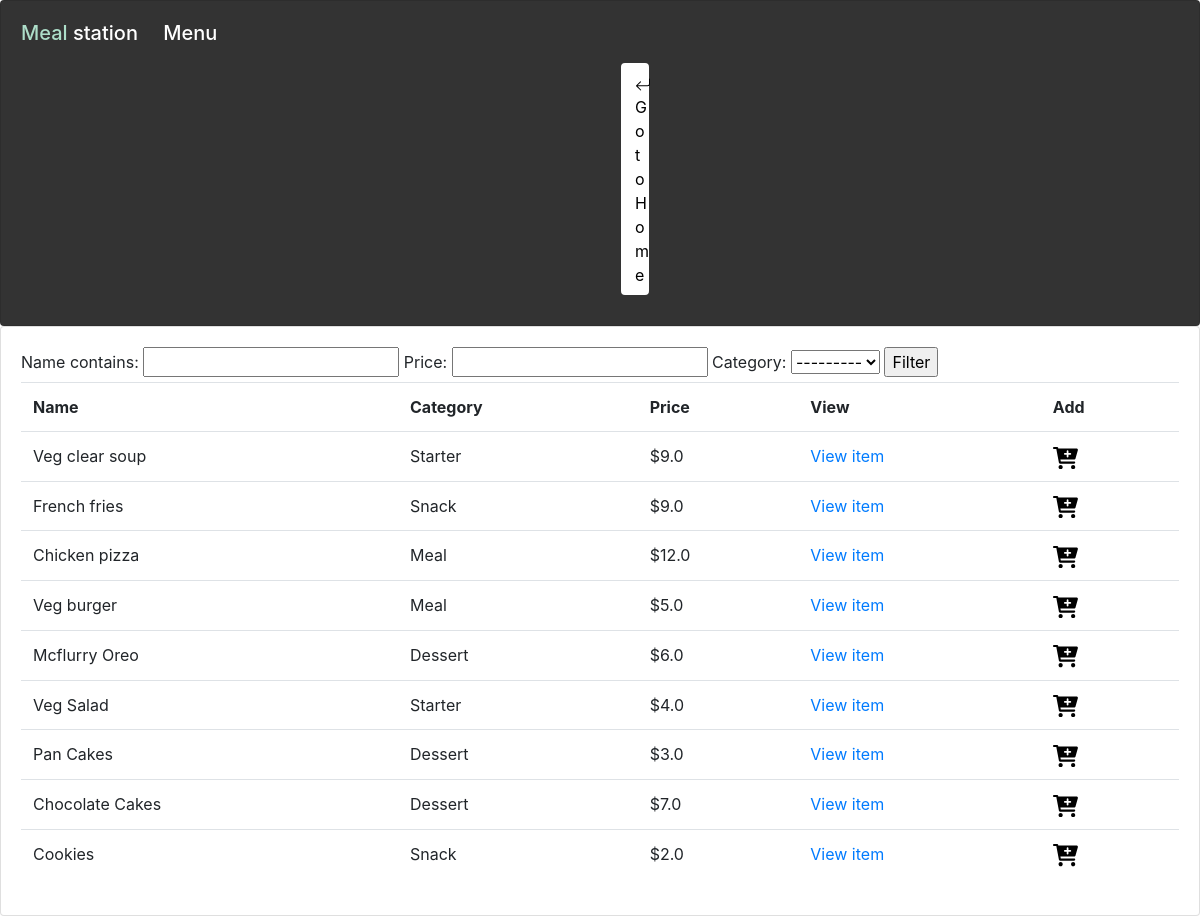
The page /products/ (signed in) on the database as committed earlier.
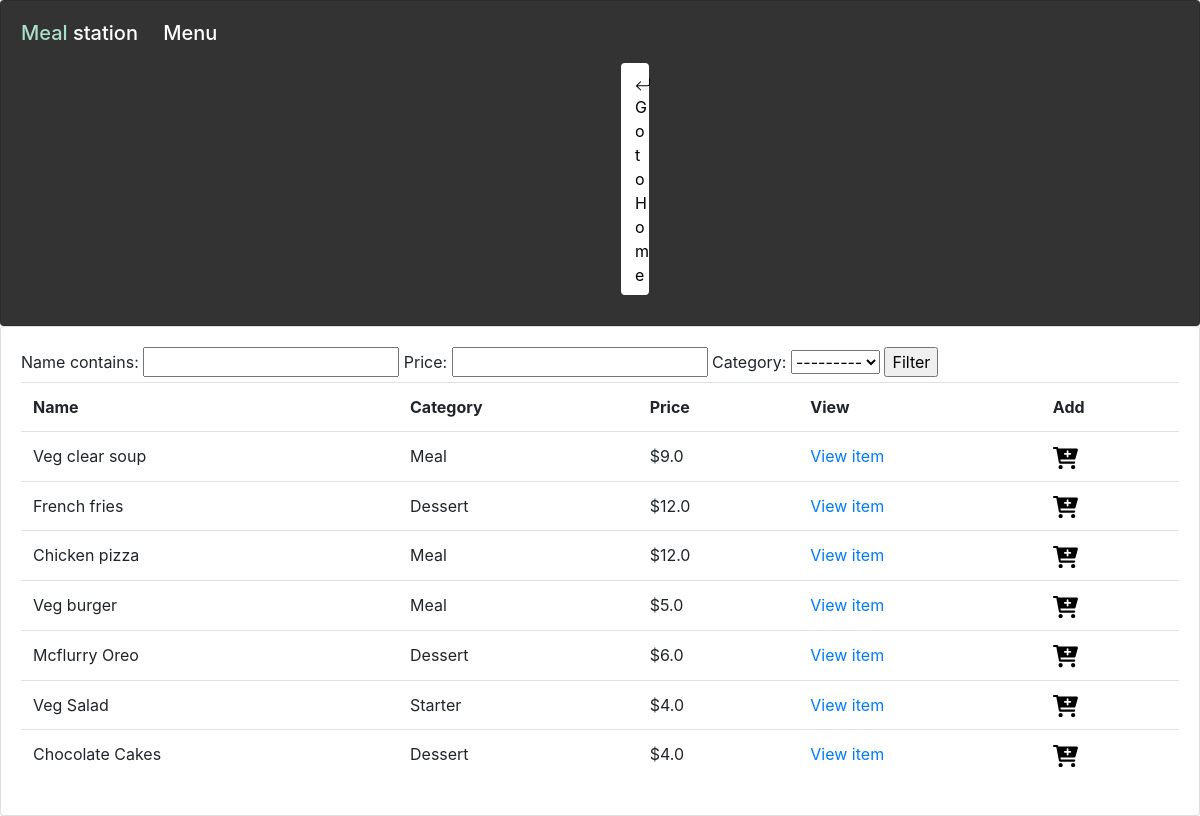
The same page on the database as committed later.
### home/models.py (models this page shows, shortened)
class Product(models.Model):
    CATEGORY=(
        ('Starter','Starter'),
        ('Meal','Meal'),
        ('Dessert','Dessert'),
        ('Snack','Snack'),
    )
    name=models.CharField(max_length=100,null=True)
    image=models.ImageField(null=True,blank=True)
    price=models.FloatField(null=True)
    category=models.CharField(max_length=100,null=True,choices=CATEGORY)
    description=models.CharField(max_length=100,null=True)
    date_created=models.DateTimeField(auto_now_add=True,null=True)

### home/views.py (the view)
# urls.py: path('products/',views.products,name="products"),
def products(request):
    group=request.user.groups.all()[0].name
    print(group=="customer")
    products=Product.objects.all()
    orders=Order.objects.all()
    filterproduct=ProductFilter(request.GET, queryset=products)
    products=filterproduct.qs
    context={'products':products,'orders':orders,'group':group,'filter':filterproduct}
    return render(request,'home/products.html',context)

### home/templates/home/products.html (shortened to what this page needs)
<!DOCTYPE html>
<html lang="en">
<head>
    <link rel="stylesheet" href="https://stackpath.bootstrapcdn.com/bootstrap/4.3.1/css/bootstrap.min.css">
    <link rel="stylesheet" href="https://use.fontawesome.com/releases/v5.6.1/css/all.css">
</head>
<body>
    <div class="row">
        <div class="col-md">
            <div class="card card-body" style="background-color: #333;">
                <h5 style="color: #fff;"><span style="margin-right: 20px;"><span style="color: #addec9;">Meal</span> station</span>
                 {%block header%}
                    Menu
                    {%endblock%}
                </h5>
                <a class="btn" href="{% url 'home' %}" style="background-color: #fff; border: 2px solid #fff; margin:10px 600px; color: #000;">  Go to Home</a>
            </div>
            <div class="card card-body" >
                {% block table %}
                <form method="GET">
                    {{filter.form}}
                    <input type="Submit" name="Submit" value="Filter">
                </form>
                <table class="table">
                    <tr>
                        <th>Name</th>
                        <th>Category</th>
                        <th>Price</th>
                        {% if group == "customer" %}
                            <th>View</th>
                            <th>Add</th>
                            {% else %}
                            <th style="text-align: center;">Edit</th>
                            <th style="text-align: center;">Delete</th>
                        {% endif %}
                    </tr>
                    {% for product in products %}
                        <tr>
                            <td>{{product.name}}</td>
                            <td>{{product.category}}</td>
                            <td>${{product.price}}</td>
                            {% if group == "customer" %}
                                <td><a href="{% url 'productpage' product.id %}">View item</a></td>
                                <td><a href="{% url 'buynow' product.id %}"></a></td>
                                {% else %}
                                <td style="text-align: center;"><a style="color: #000;" href="{% url 'updateProduct' product.id %}"><i class="fas fa-edit"></i></a></td>
                                <td style="text-align: center;"><a style="color: #eb4034;" href="{% url 'deleteProduct' product.id %}"><i class="fas fa-trash-alt"></i></a></td>
                            {% endif %}
                        </tr>
                    {% endfor %}
                </table>
                {% endblock %}
            </div>
        </div>
    </div>
    {% load sweetify %}
</body>
</html>

Rows that differ between the two databases and show on the page:
removed Product: name "Pan Cakes", category "Dessert", price "3.0"
removed Product: name "Cookies", category "Snack", price "2.0"
changed Product "Veg clear soup": category "Starter" → "Meal"
changed Product "French fries": category "Snack" → "Dessert"; price "9.0" → "12.0"
changed Product "Chocolate Cakes": price "7.0" → "4.0"
